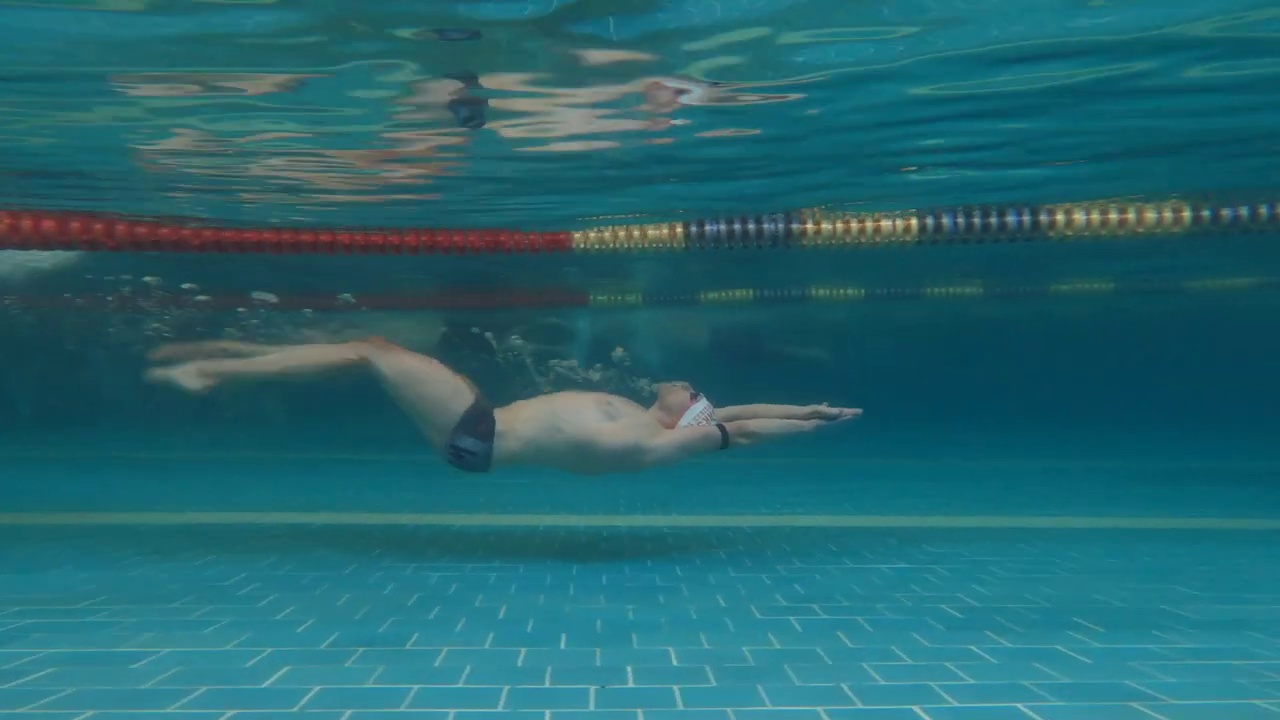
#> input picture Frames/frame102.jpg, 1280 x 720 px, given in place of frame101.jpg, which was not available
$ python identify_the_trunks.py
#> lines starting #> are read from the running program, lines starting #| are printed output that depends on the picture
import cv2, numpy as np, matplotlib.pyplot as plt
from pathlib import Path
import pandas as pd

img_path = Path("Frames/frame101.jpg")
img = cv2.imread(str(img_path))
#> img is the input picture: shape (720, 1280, 3); mean B, G, R 111.7, 102.1, 35.7
orig = img.copy()
h, w = img.shape[:2]
#> h = 720; w = 1280

def detect_trunks(image):
    hh, ww = image.shape[:2]
#> hh = 720; ww = 1280
    crop = image[int(hh*0.35):int(hh*0.65), int(ww*0.15):int(ww*0.85)].copy()
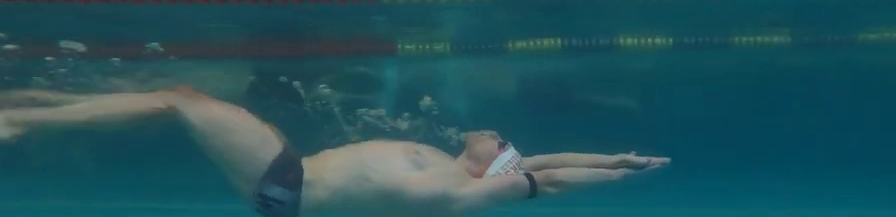
#> crop: shape (217, 896, 3); mean B, G, R 91.4, 82.9, 34.5
    hsv = cv2.cvtColor(crop, cv2.COLOR_BGR2HSV)
#> hsv: shape (217, 896, 3); mean H, S, V 90.1, 168, 92.6
#> (the run stopped early here; a loop or call above may not have finished)

$ run again, on Frames/frame105.jpg
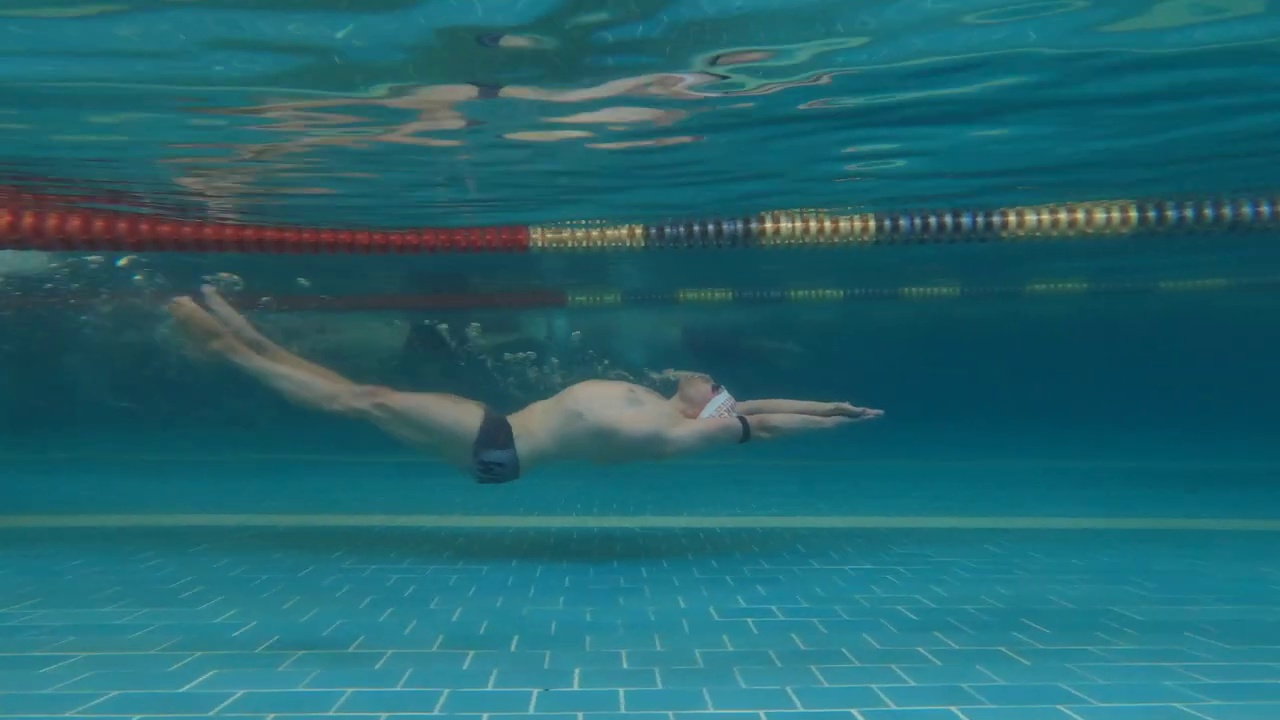
#> input picture Frames/frame105.jpg, 1280 x 720 px, given in place of frame101.jpg, which was not available
#> img is the input picture: shape (720, 1280, 3); mean B, G, R 111.3, 101.5, 34.6
#> in detect_trunks, `crop = image[int(hh*0.35):int(hh*0.65), int(ww*0.15):int(ww*0.85)].cop..`:
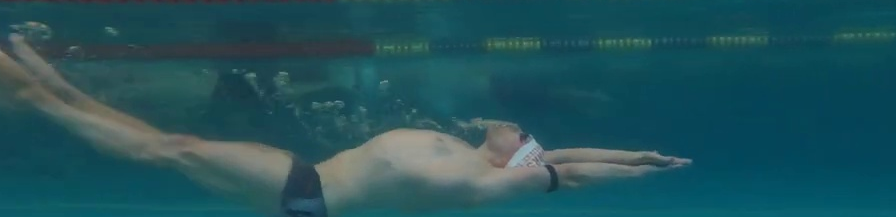
#> crop: shape (217, 896, 3); mean B, G, R 90.9, 82.8, 34.3
#> hsv: shape (217, 896, 3); mean H, S, V 89.8, 167.4, 92.1
